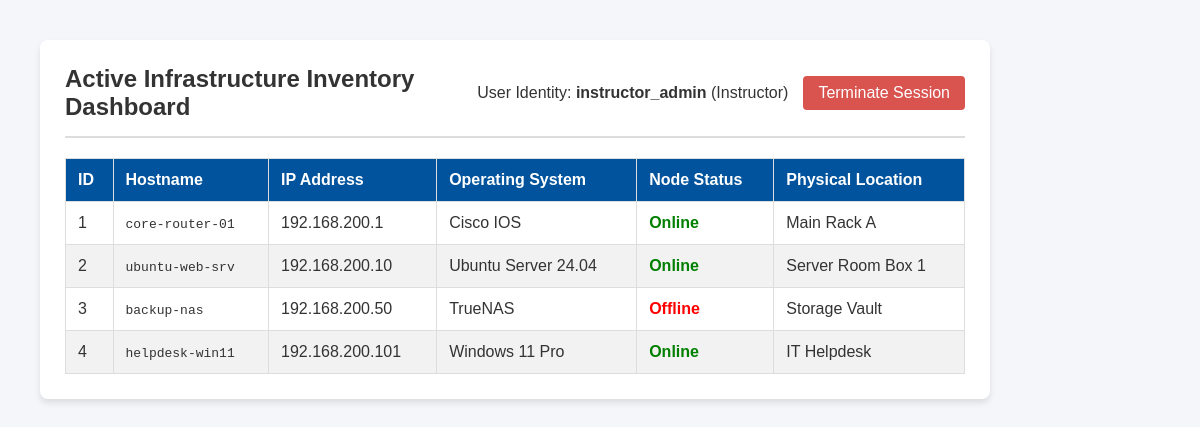
The app's page /dashboard (signed in) with its own data.
### tables this page shows
CREATE TABLE it_inventory (
            id INTEGER PRIMARY KEY AUTOINCREMENT,
            hostname TEXT UNIQUE NOT NULL,
            ip_address TEXT NOT NULL,
            os_type TEXT NOT NULL,
            status TEXT NOT NULL,
            location TEXT NOT NULL
        );

### app.py (the view)
@app.route('/dashboard')
def dashboard():
    if 'username' not in session:
        flash('Authentication required. Please log in first.', 'warning')
        return redirect(url_for('login'))
    conn = get_db_connection()
    assets = conn.execute('SELECT * FROM it_inventory').fetchall()
    conn.close()
    return render_template('dashboard.html', assets=assets)

### app.py (called while the page is built)
def get_db_connection():
    conn = sqlite3.connect(DB_PATH)
    conn.row_factory = sqlite3.Row
    return conn

@app.after_request
def add_header(response):
    response.headers["Cache-Control"] = "no-store, no-cache, must-revalidate, max-age=0"
    response.headers["Pragma"] = "no-cache"
    response.headers["Expires"] = "0"
    return response

### templates/dashboard.html
{% extends 'base.html' %}
{% block content %}
<div style="display: flex; justify-content: space-between; align-items: center; border-bottom: 2px solid #ddd; padding-bottom: 15px; margin-bottom: 20px;">
    <h2 style="margin: 0; padding-right: 20px;">Active Infrastructure Inventory Dashboard</h2>
    <div style="display: flex; align-items: center; gap: 15px; white-space: nowrap; flex-shrink: 0;">
        <span>User Identity: <strong>{{ session['username'] }}</strong> ({{ session['role'] }})</span>
        <a href="{{ url_for('logout') }}" class="btn logout-btn" style="display: inline-block; vertical-align: middle; margin: 0;">Terminate Session</a>
    </div>
</div>
<table>
    <thead>
        <tr>
            <th>ID</th>
            <th>Hostname</th>
            <th>IP Address</th>
            <th>Operating System</th>
            <th>Node Status</th>
            <th>Physical Location</th>
        </tr>
    </thead>
    <tbody>
        {% for asset in assets %}
        <tr>
            <td>{{ asset['id'] }}</td>
            <td><code>{{ asset['hostname'] }}</code></td>
            <td>{{ asset['ip_address'] }}</td>
            <td>{{ asset['os_type'] }}</td>
            <td>
                {% if asset['status'] == 'Online' %}
                    <strong style="color: green;">{{ asset['status'] }}</strong>
                {% else %}
                    <strong style="color: red;">{{ asset['status'] }}</strong>
                {% endif %}
            </td>
            <td>{{ asset['location'] }}</td>
        </tr>
        {% endfor %}
    </tbody>
</table>
{% endblock %}

### templates/base.html (shortened to what this page needs)
<!DOCTYPE html>
<html lang="en">
<head>
</head>
<body>
    <div class="container">
        {% block content %}{% endblock %}
    </div>
</body>
</html>

### templates/base.html (style rules this page uses)
body { font-family: Arial, sans-serif; background-color: #f4f6f9; color: #333; margin: 40px; }
.container { max-width: 900px; background: white; padding: 25px; border-radius: 8px; box-shadow: 0 4px 6px rgba(0,0,0,0.1); }
table { width: 100%; border-collapse: collapse; margin-top: 20px; }
th, td { border: 1px solid #ddd; padding: 12px; text-align: left; }
th { background-color: #00539C; color: white; }
tr:nth-child(even) { background-color: #f2f2f2; }
.btn { padding: 8px 15px; background: #00539C; color: white; text-decoration: none; border-radius: 4px; border: none; cursor: pointer; }
.logout-btn { background: #d9534f; }

### records on screen
it_inventory: id "1", hostname "core-router-01", ip_address "192.168.200.1", os_type "Cisco IOS", status "Online", location "Main Rack A"
it_inventory: id "2", hostname "ubuntu-web-srv", ip_address "192.168.200.10", os_type "Ubuntu Server 24.04", status "Online", location "Server Room Box 1"
it_inventory: id "3", hostname "backup-nas", ip_address "192.168.200.50", os_type "TrueNAS", status "Offline", location "Storage Vault"
it_inventory: id "4", hostname "helpdesk-win11", ip_address "192.168.200.101", os_type "Windows 11 Pro", status "Online", location "IT Helpdesk"

### other values on screen
{{ session['username'] }} "instructor_admin"
{{ session['role'] }} "Instructor"
